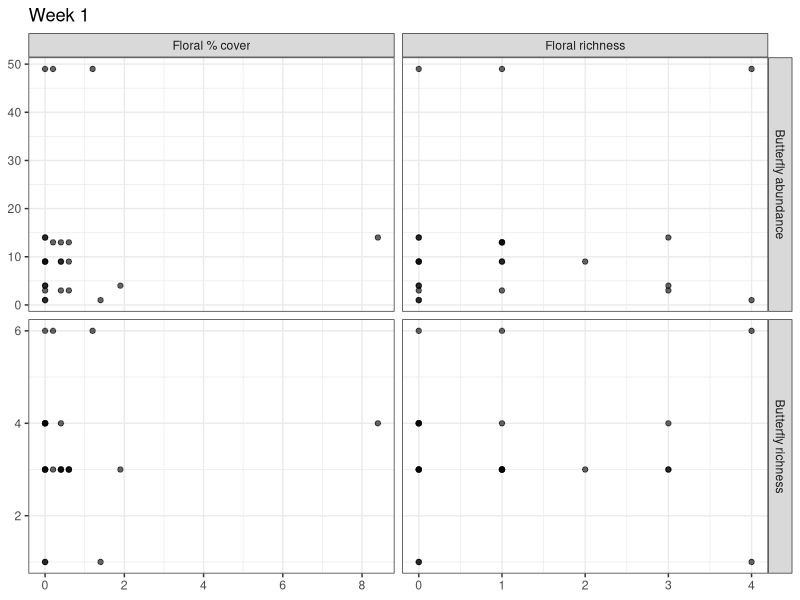
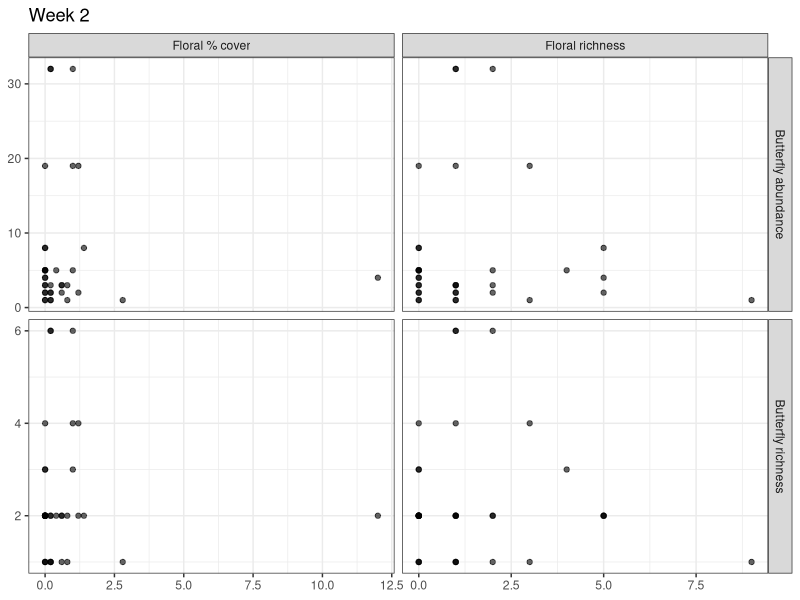
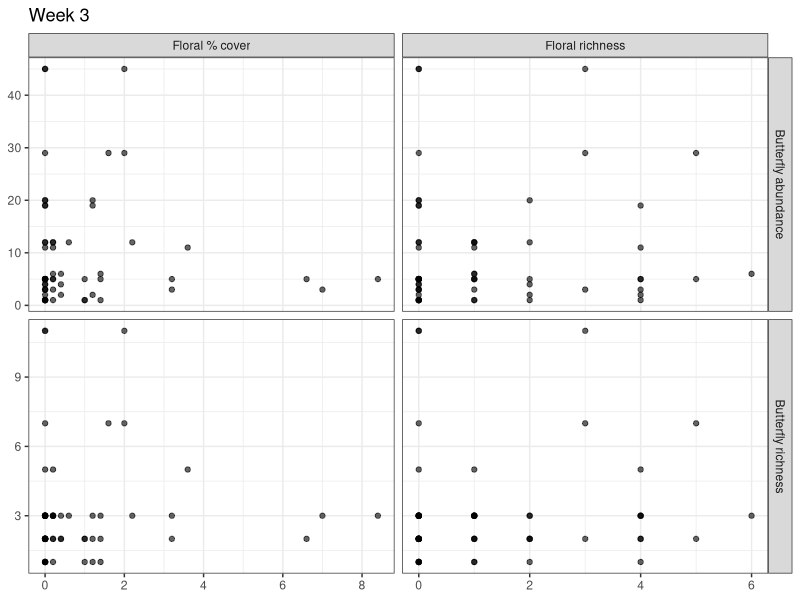
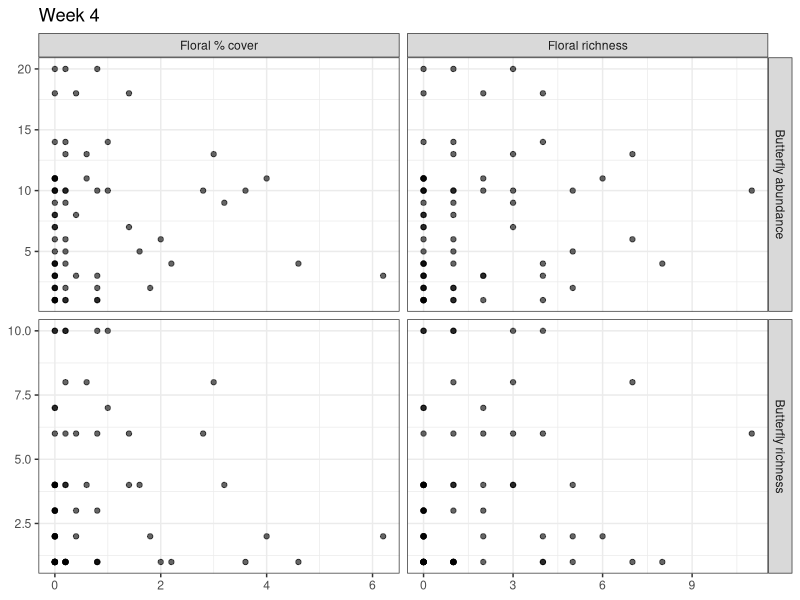
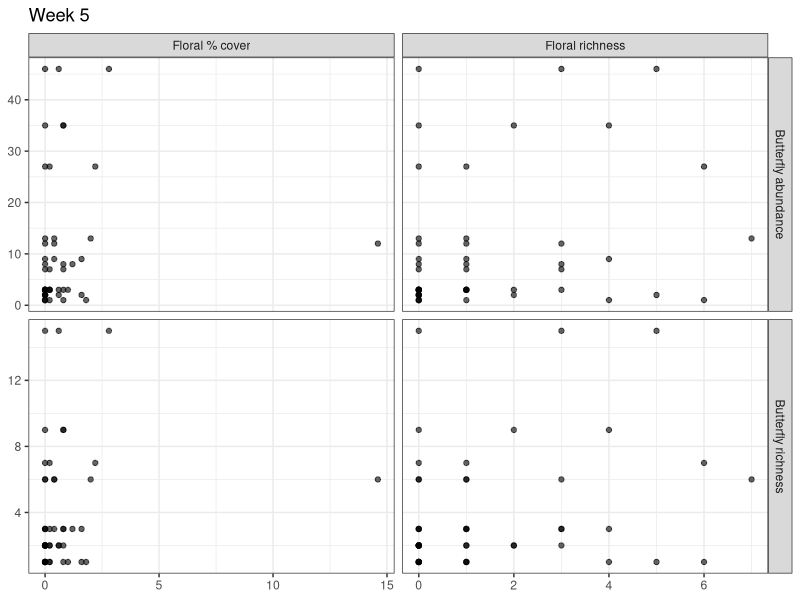
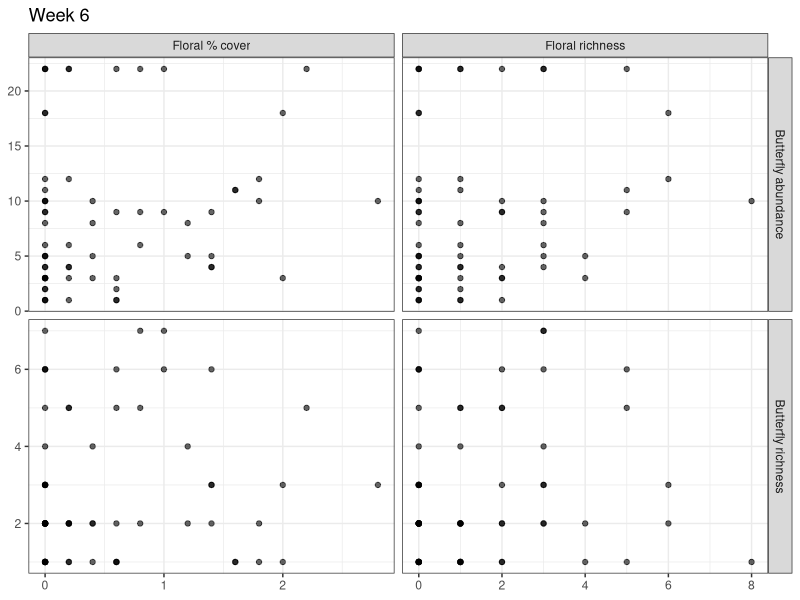
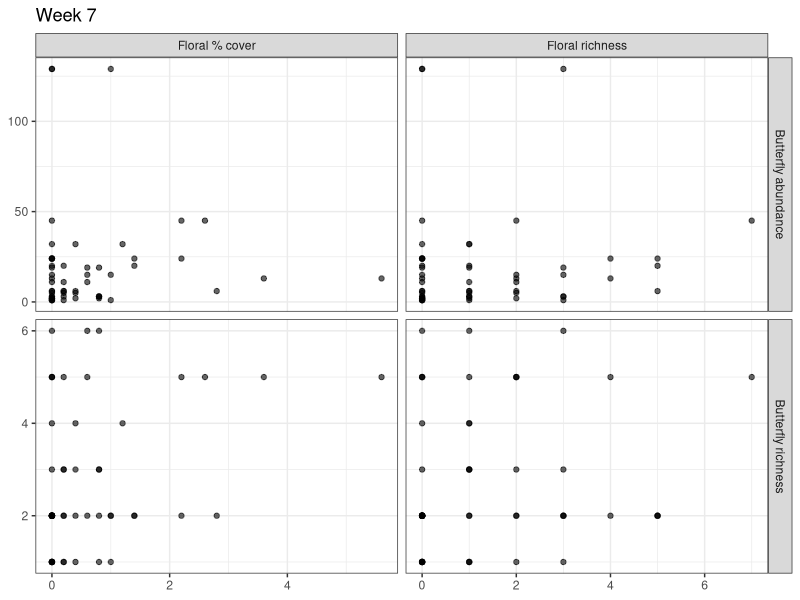
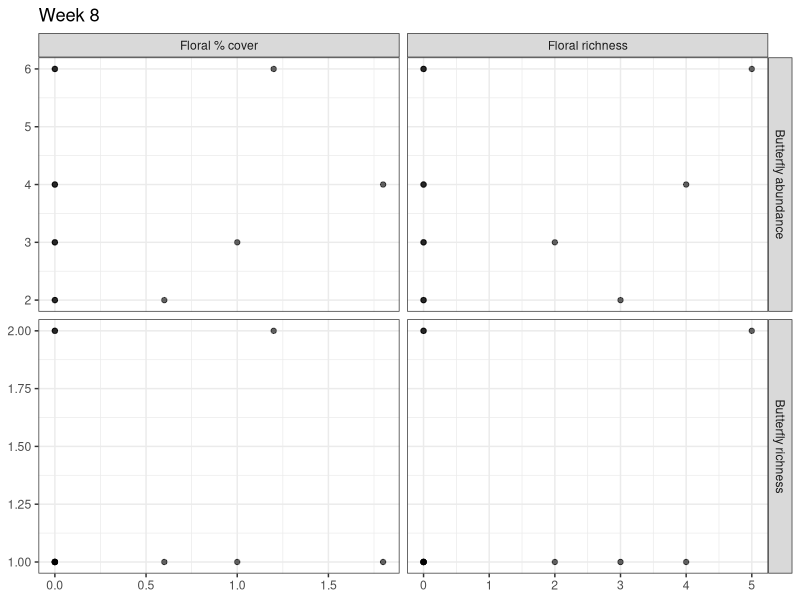

Reproduce these figures in R, in order. (Note: this script raises an error after producing the figures.)
#### Drafting Answers to Research Questions Script ####
### Freya Innes
### 22/09/2026

# Open Packages
library(tidyverse)

#### READING IN DATA ####
setwd("~/Desktop/School/Graduate/BIMBY_2026_Field_Season")

butterflies_clean <- read_csv("Clean Data/butterflies_clean.csv")
flowers_clean <- read_csv("Clean Data/flowers_clean.csv")
nectar_clean <- read_csv("Clean Data/nectar_clean.csv")



#### Can floral resource richness and abundance predict butterfly richness and abundance? ####
# The idea behind this one is a four paneled grid that has the associations

# Making a usable butterfly summary
butterfly_summary <- butterflies_clean %>%
  mutate(date = make_date(year = 2026,
                          month = as.integer(month), 
                          day = as.integer(day)),
         butterfly_species = paste(genus, species)) %>% # Combining the date
  filter(butterfly_species != "NA NA") %>% # Removes rows with no species but the name "NA NA"
  group_by(transect, date, week) %>%
  summarise(butterfly_abundance = sum(number, na.rm = TRUE), # Making a column for butterfly abundance
            butterfly_richness = n_distinct(butterfly_species), # Making a column for species richness
            .groups = "drop")

# Making floral summary with native and non-native cover and richness in case I want to use it later
flower_summary <- flowers_clean %>%
  filter(!is.na(genus)) %>%  # drop placeholder "no plant in this quadrat" rows
  mutate(date = make_date(year = 2026,
                          month = as.integer(month),
                          day = as.integer(day)),
         plant_species = paste(genus, species)) %>%
  distinct(transect, date, week, quadrat, plant_species, origin, cover_pct) %>%  # No duplicate entries
  group_by(transect, date, week) %>%
  complete(quadrat = 1:5, nesting(plant_species, origin), # Keeps species and their origin together instead of duplicating
           fill = list(cover_pct = 0)) %>%
  ungroup() %>%
  group_by(transect, date, week, origin, plant_species) %>%
  summarise(mean_cover = mean(cover_pct), .groups = "drop") %>%
  group_by(transect, date, week, origin) %>%
  summarise(floral_richness = n_distinct(plant_species),
            floral_cover = sum(mean_cover),
            .groups = "drop") %>%
  complete(nesting(transect, date, week), origin, 
           fill = list(floral_richness = 0, floral_cover = 0))

# Making a summary table to plot more easily
question1_data <- butterfly_summary %>%
  left_join(flower_summary, by = c("transect", "date", "week"))

figure_data <- bind_rows(
  question1_data %>%
    transmute(transect, date, week, origin,
              x = floral_richness, y = butterfly_richness,
              x_variable = "Floral richness", y_variable = "Butterfly richness"),
  question1_data %>%
    transmute(transect, date, week, origin,
              x = floral_cover, y = butterfly_richness,
              x_variable = "Floral % cover", y_variable = "Butterfly richness"),
  question1_data %>%
    transmute(transect, date, week, origin,
              x = floral_richness, y = butterfly_abundance,
              x_variable = "Floral richness", y_variable = "Butterfly abundance"),
  question1_data %>%
    transmute(transect, date, week, origin,
              x = floral_cover, y = butterfly_abundance,
              x_variable = "Floral % cover", y_variable = "Butterfly abundance"))

# Loop: one 2x2 grid figure per week, click through in the Plots pane
for (wk in sort(unique(figure_data$week))) {
  
  wk_data <- figure_data %>% filter(week == wk)
  
  p <- ggplot(wk_data, aes(x = x, y = y)) + # Removing plant origin colour and fill for now
    geom_point(alpha = 0.6) +
    facet_grid(y_variable ~ x_variable, scales = "free") +
    labs(x = NULL,
         y = NULL,
         title = paste("Week", wk)) +
    theme_bw()
  
  print(p)
}




# THIS IS DUPLICATE CODE FOR THE FLORAL SUMMARY THAT SEPARATES BY ORIGIN #

# Making floral summary with native and non-native cover and richness in case I want to use it later
flower_summary <- flowers_clean %>%
  filter(!is.na(genus)) %>%  # drop placeholder "no plant in this quadrat" rows
  mutate(date = make_date(year = 2026,
                          month = as.integer(month),
                          day = as.integer(day)),
         plant_species = paste(genus, species)) %>%
  distinct(transect, date, week, quadrat, plant_species, origin, cover_pct) %>%  # No duplicate entries
  group_by(transect, date, week) %>%
  complete(quadrat = 1:5, nesting(plant_species, origin), # Keeps species and their origin together instead of duplicating
           fill = list(cover_pct = 0)) %>%
  ungroup() %>%
  group_by(transect, date, week, origin, plant_species) %>%
  summarise(mean_cover = mean(cover_pct), .groups = "drop") %>%
  group_by(transect, date, week, origin) %>%
  summarise(floral_richness = n_distinct(plant_species),
            floral_cover = sum(mean_cover),
            .groups = "drop") %>%
  complete(nesting(transect, date, week), origin, 
           fill = list(floral_richness = 0, floral_cover = 0))

#### Which floral resources are disproportionately used by butterflies relative to their availability?####
# FLOWER DATA #

#Ensuring NAs are removed (can be removed once data is properyl cleaned)
flowers_clean <- flowers_clean %>%
  filter(!is.na(transect), !is.na(month), !is.na(day)) %>%
  mutate(date = make_date(year = 2026,
                          month = as.integer(month),
                          day = as.integer(day)),
         plant_species = paste(genus, species))

# Calculate mean floral cover for each plant species
flower_availability <- flowers_clean %>%
  filter(!is.na(quadrat)) %>% # Removes quadrats that are NA values
  group_by(transect, date, quadrat, plant_species) %>%
  summarise(cover = sum(`cover_%`, na.rm = TRUE),
            .groups = "drop") %>%
  complete(transect, date, 
           quadrat = 1:5,  # specifically calculates for 5 quadrats, not more (NAs)
           plant_species, fill = list(cover = 0)) %>%
  group_by(transect, date, plant_species) %>%
  summarise(mean_cover = mean(cover),
            n_quadrats = n(),
            .groups = "drop")

# Calculate total floral cover for each transect on a certain date
flower_totals <- flower_availability %>%
  group_by(transect, date) %>%
  summarise(total_floral_cover = sum(mean_cover, na.rm = TRUE),
            .groups = "drop")

# Calculate each plant's proportion of floral availability
flower_availability <- flower_availability %>%
  left_join(flower_totals, by = c("transect", "date")) %>%
  mutate(availability_proportion = mean_cover / total_floral_cover)


# NECTARING DATA #

# Filtering the dataset (can be removed once data is completed)
nectar_clean <- nectar_clean %>%
  filter(!is.na(transect), !is.na(month), !is.na(day)) %>%
  mutate(date = make_date(year = 2026,
                          month = as.integer(month),
                          day = as.integer(day)),
         plant_species = paste(flower_genus, flower_species))

# Counting nectar observations for each plant
nectaring_summary <- nectar_clean %>%
  group_by(transect, date, plant_species) %>%
  summarise(nectar_visits = n(), 
            .groups = "drop")

# Calculating the total nectar observations per transect on a certain date
nectar_totals <- nectaring_summary %>%
  group_by(transect, date) %>%
  summarise(total_nectar_visits = sum(nectar_visits, na.rm = TRUE),
            .groups = "drop")

# Calculate if nectar use was proportional 
nectaring_summary <- nectaring_summary %>%
  left_join(nectar_totals, by = c("transect", "date")) %>%
  mutate(use_proportion = nectar_visits / total_nectar_visits)


# COMBINING DATASETS #
question2_data <- flower_availability %>%
  select(transect, date, plant_species, mean_cover, availability_proportion) %>%
  full_join(nectaring_summary %>%
              select(transect, date, plant_species, nectar_visits, use_proportion),
            by = c("transect", "date", "plant_species")) %>%
  mutate(mean_cover = replace_na(mean_cover, 0),
         availability_proportion = replace_na(availability_proportion, 0),
         nectar_visits = replace_na(nectar_visits, 0), 
         use_proportion = replace_na(use_proportion, 0))

# Calculate selection ratio
#
# > 1 = used more than expected based on availability
# = 1 = used in proportion to availability
# < 1 = used less than expected

question2_data <- question2_data %>%
  mutate(selection_ratio = case_when(availability_proportion > 0 ~ use_proportion / availability_proportion,
                                     TRUE ~ NA_real_))

#  Plotting data
# Each point represents a plant species at a particular transect on a particular date
ggplot(question2_data, aes(x = availability_proportion, y = use_proportion)) +
  geom_abline(slope = 1, intercept = 0, linetype = "dashed") + # 1:1 line = use proportional to availability
  geom_point(alpha = 0.6) +
  labs(x = "Proportion of floral cover available",
       y = "Proportion of nectar observations",
       title = "Butterfly nectar use relative to floral availability") +
  theme_bw()

# Plant-level summary for a second figure
plant_summary <- question2_data %>%
  group_by(plant_species) %>%
  summarise(mean_availability = mean(availability_proportion, na.rm = TRUE),
            mean_use = mean(use_proportion, na.rm = TRUE),
            total_visits = sum(nectar_visits, na.rm = TRUE),
            .groups = "drop")

# Plant-level availability vs. use figure
ggplot(plant_summary, aes(x = mean_availability, y = mean_use, label = plant_species)) +
  geom_abline(slope = 1, intercept = 0, linetype = "dashed") + # 1:1 line = use proportional to availability
  geom_point(alpha = 0.6) +
  geom_text(nudge_y = 0.01, check_overlap = TRUE) +
  labs(x = "Mean proportional floral cover",
       y = "Mean proportional nectar use") +
  theme_bw()


#### Does butterfly use of native vs. non-native nectar plants change with seasonal variation in native floral availability?####

# FLORAL DATA #
flower_species_cover <- flowers_clean %>%
  group_by(transect, date, plant_species, origin) %>%
  summarise(mean_cover = mean(`cover_%`, na.rm = TRUE),
            .groups = "drop")

# Total floral cover by transect on a date
flower_totals <- flower_species_cover %>%
  group_by(transect, date) %>%
  summarise(total_floral_cover = sum(mean_cover, na.rm = TRUE),
            .groups = "drop")

# Calculating native floral availability
native_flower_availability <- flower_species_cover %>%
  group_by(transect, date) %>%
  summarise(native_floral_cover = sum(mean_cover[origin == "Native"], na.rm = TRUE),
            total_floral_cover = sum(mean_cover, na.rm = TRUE), # Mean cover of all flowers
            .groups = "drop") %>%
  mutate(proportion_native_floral_cover = native_floral_cover / total_floral_cover) # Proportion of floral cover that is native

# NECTARING DATA #
# Summary of native nectar visits
nectar_native_summary <- nectar_clean %>%
  group_by(transect, date, flower_origin) %>%
  summarise(nectar_visits = n(),
            .groups = "drop")

# Calculating total nectar observations
nectar_totals <- nectar_native_summary %>%
  group_by(transect, date) %>%
  summarise(total_nectar_visits = sum(nectar_visits, na.rm = TRUE),
            .groups = "drop")

# Calculating the proportion of nectar visits to native plants
native_nectar_use <- nectar_native_summary %>%
  filter(flower_origin == "Native") %>%
  group_by(transect, date) %>%
  summarise(native_nectar_visits = sum(nectar_visits, na.rm = TRUE),
            .groups = "drop") %>%
  left_join(nectar_totals, by = c("transect", "date")) %>%
  mutate(proportion_native_nectar = native_nectar_visits / total_nectar_visits)

# Combining the floral availability and nectar use
question3_data <- native_flower_availability %>%
  left_join(native_nectar_use, by = c("transect", "date"))

# PLOTTING #
# Plotting native floral availability through the season
ggplot(question3_data, aes(x = date, y = proportion_native_floral_cover)) +
  geom_point(alpha = 0.6) +
  geom_smooth(method = "loess", se = TRUE) +
  labs(x = "Date", 
       y = "Proportion of floral cover that is native", 
       title = "Seasonal availability of native floral resources") +
  theme_bw()

# Plotting native nectar use through the season
ggplot(question3_data, aes(x = date, y = proportion_native_nectar)) +
  geom_point(alpha = 0.6) +
  geom_smooth(method = "loess", se = TRUE) +
  labs(x = "Date",
       y = "Proportion of nectar observations on native plants",
       title = "Seasonal use of native flowers") +
  ylim(0, 1) +
  theme_bw()

# Plotting native floral availability vs. native nectar use
ggplot(question3_data, aes(x = proportion_native_floral_cover, y = proportion_native_nectar)) +
  geom_abline(slope = 1, intercept = 0, linetype = "dashed") + # Adds the 1:1 use ratio
  geom_point(alpha = 0.6) +
  geom_smooth(method = "lm", se = TRUE) +
  labs(x = "Proportion of floral cover that is native",
       y = "Proportion of nectar observations on native plants",
       title = "Native nectar use as a function of native floral availability") +
  theme_bw()






#### MAKING OTHER RANDOM PLOTS THAT I HAD THE CODE FOR ####
# Transect Locations
# Adding region to butterfly data
butterflies <- butterflies_clean %>%
  mutate(region = case_when(
    transect %in% c("GBH", "CCM", "BGP", "PSP") ~ "Lower Mainland",
    transect %in% c("CHP", "RBG", "BHT", "HRP") ~ "Vancouver Island",
    transect %in% c("MGT", "FLT") ~ "High Elevation Alpine",
    transect %in% c("MMF", "KPP", "PSL") ~ "Thompson-Nicola",
    transect %in% c("OHR", "OHRb", "PBM", "ABR", "JMS",
                    "KSP", "OKF", "KWL", "RTT", "PML") ~ "Okanagan-Similkameen",
    transect %in% c("UBC", "KMP", "RRP" ) ~ "Thompson-Okanagan"))

# Base map
canada_prov <- ne_states(country = "canada", returnclass = "sf")

# Load BC boundary
bc_boundary <- canada_prov %>%
  filter(gn_name == "British Columbia")

# Convert to sf structure to plot on map 
transects_sf <- st_as_sf(butterflies, coords = c("lon", "lat"), crs = 4326)

# Clip to BC
sf_bc <- st_join(transects_sf, bc_boundary, join = st_within, left = FALSE)

# Plot
ggplot() +
  geom_sf(data = bc_boundary, fill = "grey95") +
  geom_sf(data = sf_bc, aes(color = region.x)) +
  geom_sf_text(data = sf_bc, aes(label = transect),
               nudge_y = 0.05,
               size = 2) +
  coord_sf(xlim = c(-126.0, -119.0),
           ylim = c(48.0, 51)) +
  theme_bw() +
  theme(panel.grid.major = element_blank(),
        panel.grid.minor = element_blank()) +
  labs(title = "BIMBY Transects in British Columbia",
       x = "Longitude",
       y = "Latitude",
       color = "Sampling Region")



# SAMPLING SUMMARY
# Binding together sampling summary
sampling_summary <- bind_rows(
  flowers_clean %>%
    distinct(transect, month, day, week) %>%
    count(transect) %>%
    mutate(dataset = "Flowers"),
  
  nectar_clean %>%
    distinct(transect, month, day) %>%
    count(transect) %>%
    mutate(dataset = "Nectar"),
  
  butterflies_clean %>%
    distinct(transect, month, day) %>%
    count(transect) %>%
    mutate(dataset = "Butterflies"))

# Plots the number of times floral surveys, butterfly surveys, and nectar observations have been recorded at each site
ggplot(sampling_summary, aes(x = reorder(transect, n), y = n, fill = dataset)) +
  geom_col(position = "dodge") +
  coord_flip() +
  labs(x = "Transect", 
       y = "Number of sampling occasions", 
       fill = "Dataset") +
  theme_bw() +
  theme(panel.grid.major = element_blank(),
        panel.grid.minor = element_blank())



# NATIVE VS. NON-NATIVE FLORAL COVER
# Averaging floral cover across five quadrats per transect
cover_transect <- flowers_clean %>%
  filter(!is.na(origin)) %>%
  group_by(month, day, week, transect, quadrat, origin) %>%
  summarise(cover = sum(`cover_%`, na.rm = TRUE), 
            .groups = "drop" ) %>%
  group_by(month, day, week, transect, origin) %>%
  summarise(mean_cover = mean(cover, na.rm = TRUE), 
            se = sd(cover, na.rm = TRUE) / sqrt(n()),
            .groups = "drop")

# Creating day-of-year
cover_transect <- cover_transect %>%
  mutate(date = as.Date(paste(2026, month, day, sep = "-")),
         julian = as.integer(format(date, "%j")),
         region = case_when(
           transect %in% c("GBH", "CCM", "BGP", "PSP") ~ "Lower Mainland",
           transect %in% c("CHP", "RBG", "BHT", "HRP") ~ "Vancouver Island",
           transect %in% c("MGT", "FLT") ~ "High Elevation Alpine",
           transect %in% c("MMF", "KPP", "PSL") ~ "Thompson-Nicola",
           transect %in% c("OHR", "OHRb", "PBM", "ABR", "JMS",
                           "KSP", "OKF", "KWL", "RTT", "PML") ~ "Okanagan-Similkameen",
           transect %in% c("UBC", "KMP", "RRP" ) ~ "Thompson-Okanagan"))

# Plotting mean % floral cover vs day of year
ggplot(cover_transect, aes(x = week, y = mean_cover, colour = origin)) +
  geom_point(alpha = 0.5) +
  geom_smooth(method = "loess", se = FALSE) + # Change if changed below
  facet_wrap(~ region) + # Change if wanting season total, region, or individual transects
  scale_colour_manual(values = c("Native" = "forestgreen", "Non-native" = "orange")) +
  scale_x_continuous(breaks = seq(min(cover_transect$week), max(cover_transect$week), by = 1)) +
  labs(x = "Week",
       y = "Mean floral cover (%)",
       colour = "Plant origin") +
  theme_bw() +
  theme(panel.grid.major = element_blank(),
        panel.grid.minor = element_blank())

# NECTAR-USE AT TRANSECTS 
# Simple summary of nectar-use
nectar_summary <- nectar_clean %>%
  count(transect, flower_origin)

# Plots nectaring observations at each transect and whether they were on native or non-native plants
ggplot(nectar_summary, aes(x = reorder(transect, n), y = n, fill = flower_origin)) +
  geom_col() +
  coord_flip() +
  scale_fill_manual(
    values = c("Native" = "forestgreen", "Non-native" = "orange")) +
  labs(x = "Transect",
       y = "Number of nectaring observations",
       fill = "Flower origin") +
  theme_bw() +
  theme(panel.grid.major = element_blank(),
        panel.grid.minor = element_blank())

# NECTAR-USE THROUGHOUT THE SEASON
# Adding julian date to nectaring data and summing the observations
nectar_day <- nectar_clean %>%
  mutate(date = as.Date(paste(2026, month, day, sep = "-")),
         julian = as.integer(format(date, "%j"))) %>%
  count(julian, flower_origin)

ggplot(nectar_day, aes(x = julian, y = n, colour = flower_origin)) +
  geom_point(alpha = 0.6) +
  geom_smooth(method = "loess", se = FALSE) + # Change for error bars if wanted
  scale_colour_manual(values = c("Native" = "forestgreen","Non-native" = "orange")) +
  labs(x = "Day of year",
       y = "Nectaring observations",
       colour = "Flower origin") +
  theme_bw() +
  theme(panel.grid.major = element_blank(),
        panel.grid.minor = element_blank())

#FLORAL AVAILABILITY VS NECTAR-USE 
# Calculating native floral cover for each transect and week
floral_availability <- flowers_clean %>%
  filter(!is.na(origin)) %>%
  group_by(week, transect, quadrat, origin) %>%
  summarise(cover = sum(`cover_%`, na.rm = TRUE),
            .groups = "drop") %>%
  group_by(week, transect, origin) %>%
  summarise(mean_cover = mean(cover, na.rm = TRUE),
            .groups = "drop") %>%
  rename(flower_origin = origin)

# Nectar observations based on week, transect, and flower origin 
nectar_use <- nectar_clean %>%
  count(week, transect, flower_origin, name = "nectar_obs")

# Connecting datasets
nectar_availability <- floral_availability %>%
  left_join(nectar_use, by = c("week", "transect", "flower_origin")) %>%
  mutate(nectar_obs = replace_na(nectar_obs, 0))

# Plotting 
ggplot(nectar_availability, aes(x = mean_cover, y = nectar_obs, colour = flower_origin)) +
  geom_point(alpha = 0.7) +
  geom_smooth(method = "lm", se = TRUE) +
  facet_wrap(~ flower_origin) +
  scale_colour_manual(values = c("Native" = "forestgreen", "Non-native" = "orange")) +
  labs(x = "Mean floral cover (%)",
       y = "Nectaring observations",
       colour = "Flower origin") +
  theme_bw() +
  theme(panel.grid.major = element_blank(),
        panel.grid.minor = element_blank())


# BUTTERFLY ABUNDANCE THROUGHOUT THE SEASON 
# Abundance at each transect during each week
butterfly_day <- butterflies_clean %>%
  group_by(month, day, week, transect) %>%
  summarise(butterfly_abundance = sum(number, na.rm = TRUE),
            species_richness = n_distinct(paste(genus, species),na.rm = TRUE), .groups = "drop") %>%
  mutate(date = as.Date(paste(2026, month, day, sep = "-")),
         julian = as.integer(format(date, "%j")),
         region = case_when(
           transect %in% c("GBH", "CCM", "BGP", "PSP") ~ "Lower Mainland",
           transect %in% c("CHP", "RBG", "BHT", "HRP") ~ "Vancouver Island",
           transect %in% c("MGT", "FLT") ~ "High Elevation Alpine",
           transect %in% c("MMF", "KPP", "PSL") ~ "Thompson-Nicola",
           transect %in% c("OHR", "OHRb", "PBM", "ABR", "JMS",
                           "KSP", "OKF", "KWL", "RTT", "PML") ~ "Okanagan-Similkameen",
           transect %in% c("UBC", "KMP", "RRP" ) ~ "Thompson-Okanagan"))

# Plots abundance (something wonky with the x-axis)
ggplot(butterfly_day, aes(x = julian, y = butterfly_abundance)) +
  geom_point(alpha = 0.6) +
  geom_smooth(method = "loess",se = TRUE) +
  facet_wrap(~ region) +
  labs(x = "Day of year", 
       y = "Butterfly abundance") +
  theme_bw() +
  theme(panel.grid.major = element_blank(),
        panel.grid.minor = element_blank())


# Plots richness (still wonky)
ggplot(butterfly_day, aes(x = julian,y = species_richness)) +
  geom_point(alpha = 0.6) +
  geom_smooth(method = "loess", se = TRUE) +
  #facet_wrap(~ region) +
  labs(x = "Day of year",
       y = "Butterfly species richness") +
  theme_bw() +
  theme(panel.grid.major = element_blank(),
        panel.grid.minor = element_blank())











# NOT READY YET
availability_prop <- floral_availability %>%
  group_by(week, transect) %>%
  mutate(availability_prop = mean_cover / sum(mean_cover)) %>%
  ungroup()

use_prop <- nectar_use %>%
  group_by(week, transect) %>%
  mutate(use_prop = nectar_obs / sum(nectar_obs)) %>%
  ungroup()

comparison <- availability_prop %>%
  left_join(use_prop, by = c("week", "transect", "flower_origin")) %>%
  mutate(use_prop = replace_na(use_prop, 0))

ggplot(comparison, aes(x = availability_prop, y = use_prop, colour = flower_origin)) +
  geom_abline(slope = 1, intercept = 0, linetype = "dashed") +
  geom_point(size = 3, alpha = 0.7) +
  scale_colour_manual(values = c("Native" = "forestgreen", "Non-native" = "orange")) +
  labs(x = "Proportion of floral availability",
       y = "Proportion of nectar use",
       colour = "Flower origin") +
  theme_bw() +
  theme(panel.grid.major = element_blank(),
        panel.grid.minor = element_blank())
# One point is a flower origin at a transect during a certain week















floral_availability <- flowers_clean %>%
  filter(!is.na(origin)) %>%
  group_by(week, transect, quadrat, origin) %>%
  summarise(cover = sum(`cover_%`, na.rm = TRUE), .groups = "drop") %>%
  group_by(week, transect, origin) %>% # Average the quadrats to get transect-level 
  summarise(mean_cover = mean(cover, na.rm = TRUE), .groups = "drop") %>%
  rename(flower_origin = origin)

nectar_use <- nectar_clean %>%
  filter(activity == "nectaring") %>%
  count(week, transect, flower_origin, name = "nectar_obs")

selection_data <- floral_availability %>%
  left_join(nectar_use, by = c("week", "transect", "flower_origin")) %>% # Add nectar observations
  mutate(nectar_obs = replace_na(nectar_obs, 0)) # No observations on that flower origin = zero observations

selection_data <- selection_data %>%
  group_by(week, transect) %>%
  mutate(availability_prop = mean_cover / sum(mean_cover),
         use_prop = nectar_obs / sum(nectar_obs)) %>%
  ungroup()

selection_data <- selection_data %>%
  filter(!is.na(use_prop), !is.na(availability_prop), availability_prop > 0)

selection_data <- selection_data %>%
  mutate(selection_ratio = use_prop/availability_prop)

selection_data %>%
  select(week, transect, flower_origin, availability_prop, use_prop, selection_ratio) %>%
  arrange(transect, week, flower_origin)


ggplot(selection_data, aes(x = flower_origin, y = selection_ratio, colour = flower_origin)) +
  geom_hline(yintercept = 1, linetype = "dashed") +
  geom_boxplot() +
  geom_jitter(size = 2.5, alpha = 0.5) +
  scale_colour_manual(values = c("Native" = "forestgreen",
                                 "Non-native" = "orange")) +
  labs(x = "Flower origin",
       y = "Selection ratio",
       colour = "Flower origin") +
  theme_bw() +
  theme(panel.grid.major = element_blank(),
        panel.grid.minor = element_blank())


# Summary of most common nectar plants visited
nectaring_summary_plot <- nectaring_summary %>%
  group_by(plant_species) %>%
  summarise(nectar_visits = sum(nectar_visits, na.rm = TRUE),
            .groups = "drop") %>%
  arrange(desc(nectar_visits)) %>%
  mutate(plant_species = factor(plant_species,
                           levels = plant_species)) %>%
  filter(nectar_visits > 5)


ggplot(nectaring_summary_plot, aes(x = plant_species, y = nectar_visits)) +
  geom_col() +
  theme(axis.text.x = element_text(angle = 45, hjust = 1)) +
  labs(x = "Flower",
       y = "Number of nectar observations",
       title = "Butterfly nectar plant use") 
